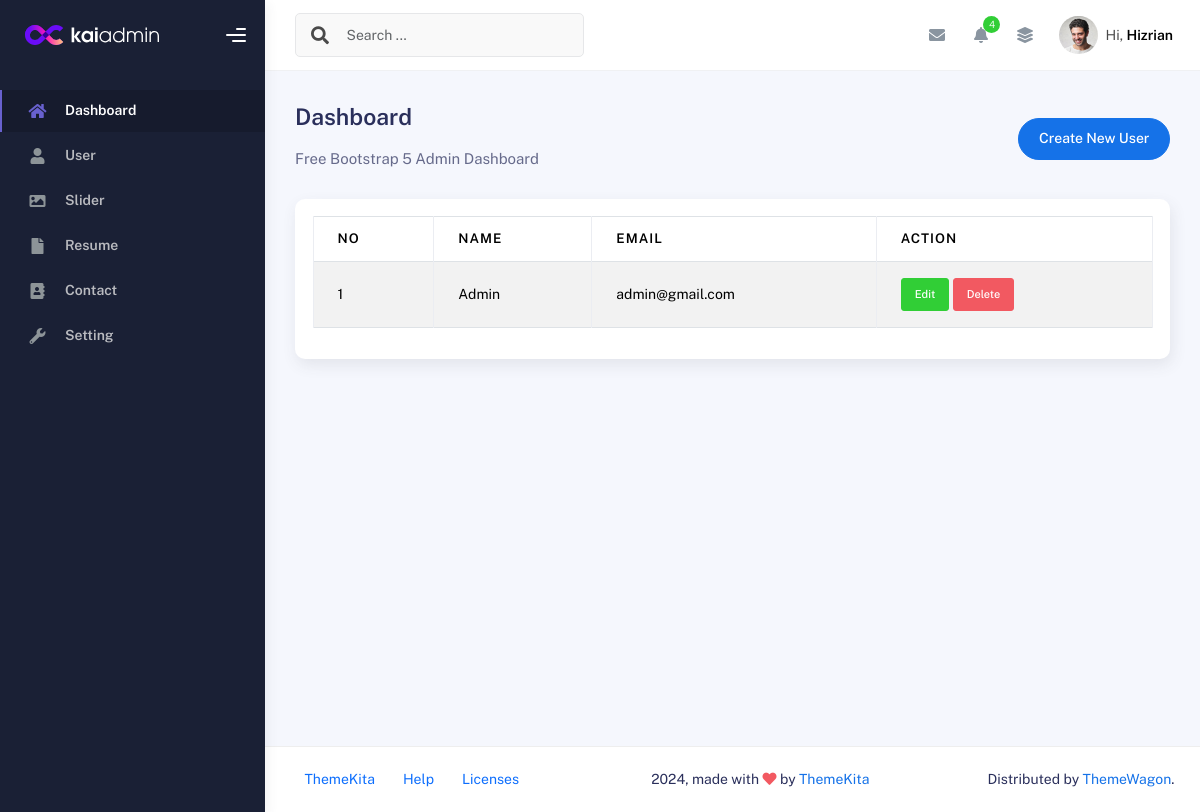
/project-crud/user.php (signed in), run on the app's committed database.
### tables this page shows
CREATE TABLE `users` (
  `id` int(9) NOT NULL,
  `name` varchar(50) DEFAULT NULL,
  `email` varchar(50) DEFAULT NULL,
  `password` varchar(255) DEFAULT NULL
);

### project-crud/user.php (the view, shortened to what this page needs)
<?php
include 'config/koneksi.php';
$query = mysqli_query($conn, "SELECT * FROM users ORDER BY id DESC");
$rows  = mysqli_fetch_all($query, MYSQLI_ASSOC);
?>
<!DOCTYPE html>
<html lang="en">
<head>
  <?php
  include "inc/css.php";
  ?>
</head>
<body>
  <div class="wrapper">
    <?php
    include "inc/sidebar.php";
    ?>
    <div class="main-panel">
      <div class="main-header">
        <?php
        include "inc/navbar.php";
        ?>
      </div>
      <div class="container">
        <div class="page-inner">
          <div
            class="d-flex align-items-left align-items-md-center flex-column flex-md-row pt-2 pb-4">
            <div>
              <h3 class="fw-bold mb-3">Dashboard</h3>
              <h6 class="op-7 mb-2">Free Bootstrap 5 Admin Dashboard</h6>
            </div>
            <div class="ms-md-auto py-2 py-md-0">
              <a href="create-user.php" class="btn btn-primary btn-round">Create New User</a>
            </div>
          </div>
          <div class="row">
            <div class="col-sm-6 col-md-12">
              <div class="card">
                <div class="card-body">
                  <table class="table table-bordered table-striped">
                    <thead>
                      <tr>
                        <th>No</th>
                        <th>Name</th>
                        <th>Email</th>
                        <th>Action</th>
                      </tr>
                    </thead>
                    <tbody>
                      <?php foreach ($rows as $index => $row): ?>
                        <tr>
                          <td><?php echo $index += 1 ?></td>
                          <td><?php echo $row['name'] ?></td>
                          <td><?php echo $row['email'] ?></td>
                          <td>
                            <a class="btn btn-success btn-sm"
                              href="create-user.php?edit=<?php echo $row['id'] ?>">Edit</a>
                            <a onclick="return confirm('Are you sure wanna delete this data?')"
                              class="btn btn-danger btn-sm"
                              href="user.php?delete=<?php echo $row['id'] ?>">Delete</a>
                          </td>
                        </tr>
                      <?php endforeach ?>
                    </tbody>
                  </table>
                </div>
              </div>
            </div>
          </div>
        </div>
      </div>
      <footer class="footer">
        <div class="container-fluid d-flex justify-content-between">
          <nav class="pull-left">
            <ul class="nav">
              <li class="nav-item">
                <a class="nav-link" href="http://www.themekita.com">
                  ThemeKita
                </a>
              </li>
              <li class="nav-item">
                <a class="nav-link" href="#"> Help </a>
              </li>
              <li class="nav-item">
                <a class="nav-link" href="#"> Licenses </a>
              </li>
            </ul>
          </nav>
          <div class="copyright">
            2024, made with <i class="fa fa-heart heart text-danger"></i> by
            <a href="http://www.themekita.com">ThemeKita</a>
          </div>
          <div>
            Distributed by
            <a target="_blank" href="https://themewagon.com/">ThemeWagon</a>.
          </div>
        </div>
      </footer>
    </div>
  </div>
</body>
</html>

### data on the page
users: index "1", name "Admin", email "admin@gmail.com"
